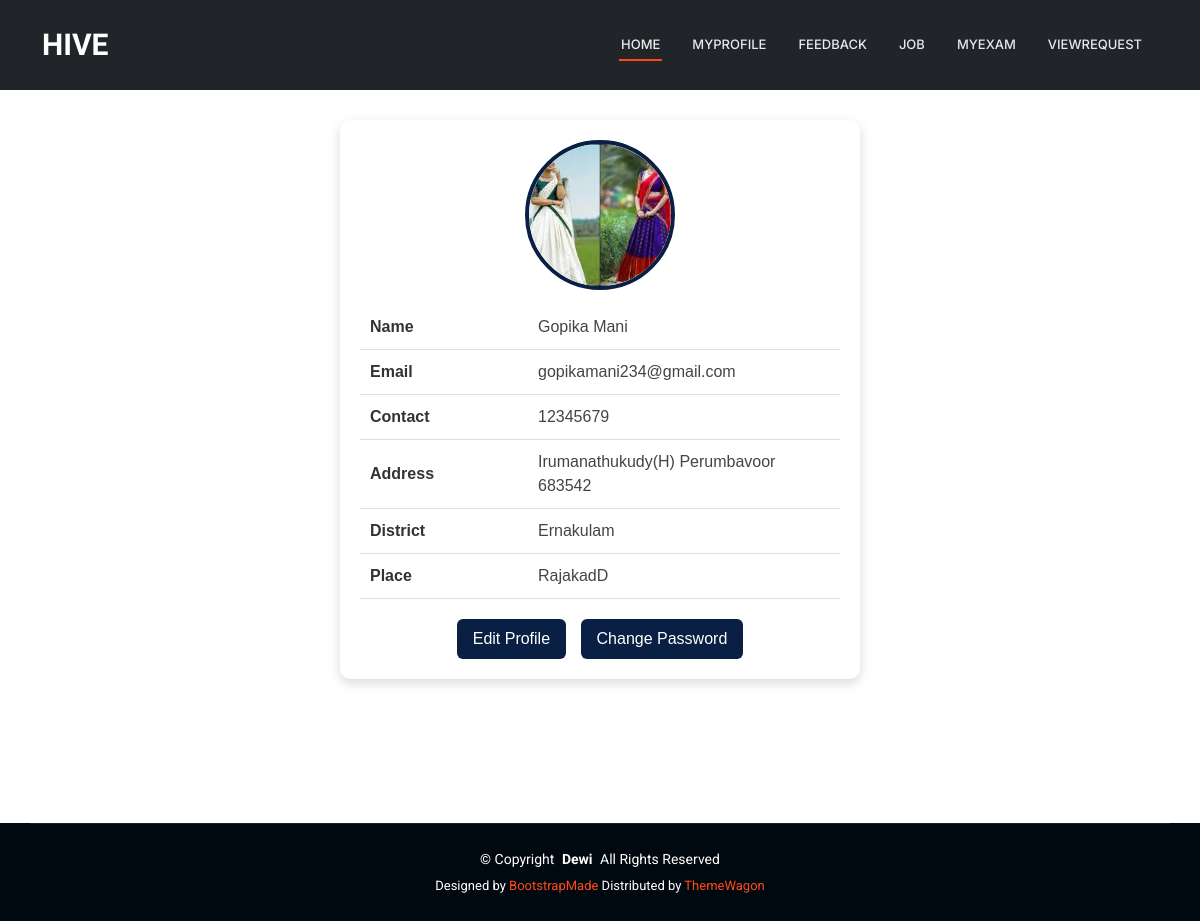
/JobProvider/MyProfile/ (signed in), run on the app's committed database.
### Guest/models.py (models this page shows)
class tbl_jobprovider(models.Model):
   jobprovider_name = models.CharField(max_length=50)
   jobprovider_email = models.CharField(max_length=50)
   jobprovider_contact = models.CharField(max_length=50)
   jobprovider_address = models.CharField(max_length=100)
   jobprovider_photo = models.FileField(upload_to="Assets/JobProviderDocs/")
   jobprovider_proof = models.FileField(upload_to="Assets/JobProviderDocs/")
   jobprovider_status = models.IntegerField(default=0)
   jobprovider_doj = models.DateField(auto_now_add=True)
   jobprovider_password = models.CharField(max_length=50)
   place = models.ForeignKey(tbl_place,on_delete=models.CASCADE)

### Admin/models.py (models this page shows)
class tbl_place(models.Model):
    place_name=models.CharField(max_length=50)
    district=models.ForeignKey(tbl_district,on_delete=models.CASCADE)

class tbl_district(models.Model):
    district_name=models.CharField(max_length=50)

### JobProvider/views.py (the view)
# urls.py: path('MyProfile/',views.MyProfile,name="MyProfile"),
def MyProfile(request):
    jobproviderdata = tbl_jobprovider.objects.get(id=request.session['jid'])
    return render(request,'JobProvider/MyProfile.html',{'jobprovider':jobproviderdata})

### JobProvider/Templates/JobProvider/MyProfile.html (shortened to what this page needs)
{% extends 'JobProvider/Header.html' %}
{% block content %}
<div class="jp-profile-wrapper">
    <div class="jp-profile-card">
        <div class="jp-profile-image">
            <img src="{{ jobprovider.jobprovider_photo.url }}" alt="Profile Photo">
        </div>
        <table class="jp-profile-table">
            <tr>
                <td>Name</td>
                <td>{{ jobprovider.jobprovider_name }}</td>
            </tr>
            <tr>
                <td>Email</td>
                <td>{{ jobprovider.jobprovider_email }}</td>
            </tr>
            <tr>
                <td>Contact</td>
                <td>{{ jobprovider.jobprovider_contact }}</td>
            </tr>
            <tr>
                <td>Address</td>
                <td>{{ jobprovider.jobprovider_address }}</td>
            </tr>
            <tr>
                <td>District</td>
                <td>{{ jobprovider.place.district.district_name }}</td>
            </tr>
            <tr>
                <td>Place</td>
                <td>{{ jobprovider.place.place_name }}</td>
            </tr>
        </table>
        <div class="jp-profile-actions">
            <a href="{% url 'JobProvider:EditProfile' %}" class="jp-profile-btn">
                Edit Profile
            </a>
            <a href="{% url 'JobProvider:ChangePassword' %}" class="jp-profile-btn">
                Change Password
            </a>
        </div>
    </div>
</div>
{% endblock %}

### Guest/static/Main/assets/css/main.css (style rules this page uses)
:root { --default-font: "Roboto", system-ui, -apple-system, "Segoe UI", Roboto, "Helvetica Neue", Arial, "Noto Sans", "Liberation Sans", sans-serif, "Apple Color Emoji", "Segoe UI Emoji", "Segoe UI Symbol", "Noto Color Emoji"; --heading-font: "Raleway", sans-serif; --nav-font: "Inter", sans-serif; }
:root { --background-color: #ffffff; --default-color: #444444; --heading-color: #273d4e; --accent-color: #ff4a17; --surface-color: #ffffff; --contrast-color: #ffffff; }
:root { --nav-color: #e5eaee; --nav-hover-color: #ff4a17; --nav-mobile-background-color: #ffffff; --nav-dropdown-background-color: #ffffff; --nav-dropdown-color: #444444; --nav-dropdown-hover-color: #ff4a17; }
:root { scroll-behavior: smooth; }
body { color: var(--default-color); background-color: var(--background-color); font-family: var(--default-font); }
a { color: var(--accent-color); text-decoration: none; transition: 0.3s; }

### JobProvider/Templates/JobProvider/MyProfile.html (style rules this page uses)
.jp-profile-wrapper { display: flex; justify-content: center; padding: 20px 0; font-family: Arial, sans-serif; }
.jp-profile-card { width: 520px; background-color: #ffffff; border-radius: 10px; box-shadow: 0 4px 12px rgba(0, 0, 0, 0.15); padding: 20px; }
.jp-profile-image { text-align: center; padding-bottom: 15px; }
.jp-profile-image img { width: 150px; height: 150px; border-radius: 50%; object-fit: cover; border: 4px solid #0a1f44; }
.jp-profile-table { width: 100%; border-collapse: collapse; }
.jp-profile-table td { padding: 10px; border-bottom: 1px solid #ddd; }
.jp-profile-table td:first-child { font-weight: bold; color: #333; width: 35%; }
.jp-profile-actions { text-align: center; padding-top: 20px; }
.jp-profile-btn { text-decoration: none; background-color: #0a1f44; color: #ffffff; padding: 8px 16px; border-radius: 6px; margin: 0 5px; display: inline-block; transition: background-color 0.3s ease; }

### data on the page
tbl_jobprovider: jobprovider_photo (picture), jobprovider_name "Gopika Mani", jobprovider_email "gopikamani234@gmail.com", jobprovider_contact "12345679", jobprovider_address "Irumanathukudy(H) Perumbavoor 683542", place.district.district_name "Ernakulam", place.place_name "RajakadD"
